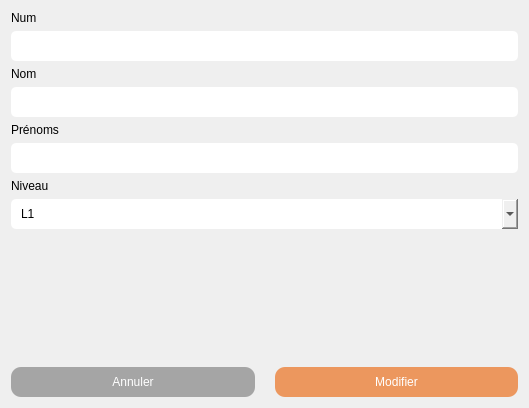
<?xml version="1.0" encoding="UTF-8"?>
<ui version="4.0">
 <class>ModifierEtudiant</class>
 <widget class="QDialog" name="ModifierEtudiant">
  <property name="geometry">
   <rect>
    <x>0</x>
    <y>0</y>
    <width>529</width>
    <height>408</height>
   </rect>
  </property>
  <property name="windowTitle">
   <string>Dialog</string>
  </property>
  <layout class="QVBoxLayout" name="verticalLayout_5">
   <item>
    <layout class="QVBoxLayout" name="verticalLayout_3">
     <item>
      <widget class="QLabel" name="label_3">
       <property name="text">
        <string>Num</string>
       </property>
       <property name="alignment">
        <set>Qt::AlignBottom|Qt::AlignLeading|Qt::AlignLeft</set>
       </property>
       <property name="margin">
        <number>5</number>
       </property>
      </widget>
     </item>
     <item>
      <widget class="QLineEdit" name="num_input">
       <property name="minimumSize">
        <size>
         <width>0</width>
         <height>30</height>
        </size>
       </property>
       <property name="styleSheet">
        <string notr="true">QLineEdit{
border-radius: 5px;
padding-left: 10px
}</string>
       </property>
      </widget>
     </item>
    </layout>
   </item>
   <item>
    <layout class="QVBoxLayout" name="verticalLayout">
     <item>
      <widget class="QLabel" name="label">
       <property name="text">
        <string>Nom</string>
       </property>
       <property name="alignment">
        <set>Qt::AlignBottom|Qt::AlignLeading|Qt::AlignLeft</set>
       </property>
       <property name="margin">
        <number>5</number>
       </property>
      </widget>
     </item>
     <item>
      <widget class="QLineEdit" name="nom_input">
       <property name="minimumSize">
        <size>
         <width>0</width>
         <height>30</height>
        </size>
       </property>
       <property name="styleSheet">
        <string notr="true">QLineEdit{
border-radius: 5px;
padding-left: 10px
}</string>
       </property>
      </widget>
     </item>
    </layout>
   </item>
   <item>
    <layout class="QVBoxLayout" name="verticalLayout_2">
     <item>
      <widget class="QLabel" name="label_2">
       <property name="text">
        <string>Prénoms</string>
       </property>
       <property name="alignment">
        <set>Qt::AlignBottom|Qt::AlignLeading|Qt::AlignLeft</set>
       </property>
       <property name="margin">
        <number>5</number>
       </property>
      </widget>
     </item>
     <item>
      <widget class="QLineEdit" name="prenoms_input">
       <property name="minimumSize">
        <size>
         <width>0</width>
         <height>30</height>
        </size>
       </property>
       <property name="styleSheet">
        <string notr="true">QLineEdit{
border-radius: 5px;
padding-left: 10px
}</string>
       </property>
      </widget>
     </item>
    </layout>
   </item>
   <item>
    <layout class="QVBoxLayout" name="verticalLayout_4">
     <item>
      <widget class="QLabel" name="label_4">
       <property name="text">
        <string>Niveau</string>
       </property>
       <property name="alignment">
        <set>Qt::AlignBottom|Qt::AlignLeading|Qt::AlignLeft</set>
       </property>
       <property name="margin">
        <number>5</number>
       </property>
      </widget>
     </item>
     <item>
      <widget class="QComboBox" name="niveau_input">
       <property name="minimumSize">
        <size>
         <width>0</width>
         <height>30</height>
        </size>
       </property>
       <property name="styleSheet">
        <string notr="true">QComboBox{
border-radius: 5px;
padding-left: 10px
}</string>
       </property>
       <item>
        <property name="text">
         <string>L1</string>
        </property>
       </item>
       <item>
        <property name="text">
         <string>L2</string>
        </property>
       </item>
       <item>
        <property name="text">
         <string>L3</string>
        </property>
       </item>
       <item>
        <property name="text">
         <string>M1</string>
        </property>
       </item>
       <item>
        <property name="text">
         <string>M2</string>
        </property>
       </item>
      </widget>
     </item>
     <item>
      <spacer name="verticalSpacer">
       <property name="orientation">
        <enum>Qt::Vertical</enum>
       </property>
       <property name="sizeType">
        <enum>QSizePolicy::MinimumExpanding</enum>
       </property>
       <property name="sizeHint" stdset="0">
        <size>
         <width>20</width>
         <height>54</height>
        </size>
       </property>
      </spacer>
     </item>
    </layout>
   </item>
   <item>
    <layout class="QHBoxLayout" name="horizontalLayout">
     <property name="spacing">
      <number>20</number>
     </property>
     <item>
      <layout class="QHBoxLayout" name="horizontalLayout_2">
       <item>
        <widget class="QPushButton" name="annuler_btn">
         <property name="minimumSize">
          <size>
           <width>0</width>
           <height>30</height>
          </size>
         </property>
         <property name="cursor">
          <cursorShape>PointingHandCursor</cursorShape>
         </property>
         <property name="styleSheet">
          <string notr="true">QPushButton{
background-color: rgb(165, 165, 165);
color: white;
border-radius: 10px;
}
QPushButton:hover{
background-color: rgb(145, 145, 145);
}</string>
         </property>
         <property name="text">
          <string>Annuler</string>
         </property>
        </widget>
       </item>
      </layout>
     </item>
     <item>
      <widget class="QPushButton" name="ajouter_btn">
       <property name="minimumSize">
        <size>
         <width>0</width>
         <height>30</height>
        </size>
       </property>
       <property name="cursor">
        <cursorShape>PointingHandCursor</cursorShape>
       </property>
       <property name="styleSheet">
        <string notr="true">QPushButton{
	background-color: rgb(236, 151, 94);
	border-radius: 10px;
	color: white;
}
QPushButton:hover{
	background-color: rgb(216, 131, 74);
}</string>
       </property>
       <property name="text">
        <string>Modifier</string>
       </property>
      </widget>
     </item>
    </layout>
   </item>
  </layout>
 </widget>
 <resources/>
 <connections/>
</ui>
